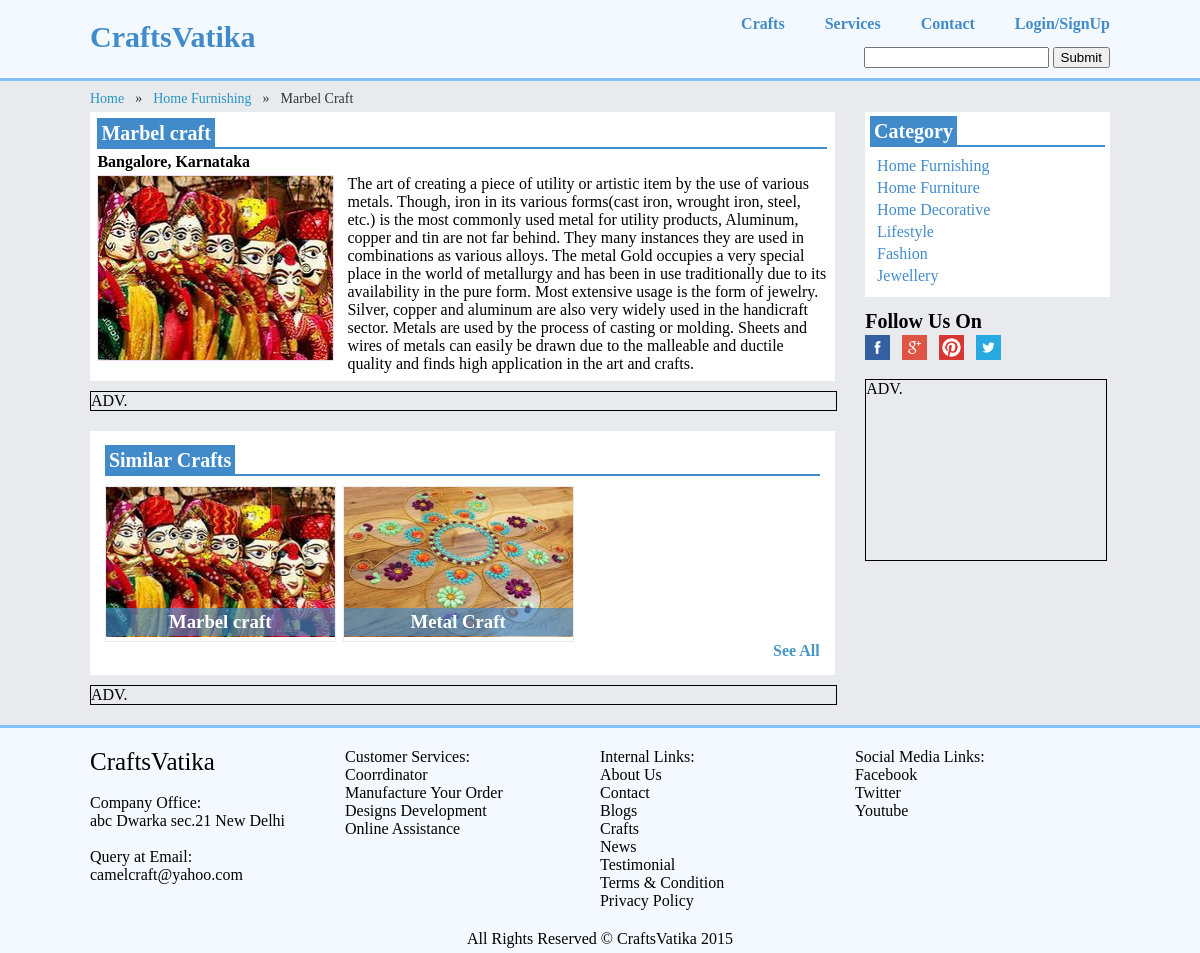
The page /craft.php?id=2 on the database its author committed.
### tables this page shows
create table craft(
craftId integer primary key,
craftName varchar(255) not null,
craftCity varchar(255),
craftState varchar(255),
craftDescription varchar(58000) not null,
craftPicture varchar(250),
craftType varchar(250) not null,
craftPopularityIndex integer not null,
craftIsDeleted varchar(1) not null,
craftRowTimeStamp  timestamp not null
);

### craft.php (the view, shortened to what this page needs)
<?php
if(isset($_GET['id'])){
	$craftId=$_GET['id'];
}
?>
<!DOCTYPE html>
<html xmlns="http://www.w3.org/1999/xhtml">
<head>
<link rel="stylesheet" href="css/styles.css" type="text/css" />
<link rel = 'stylesheet' type = 'text/css' href = 'css/jquery-ui-1.10.4.custom.css' />
</head>
<body>
	<?php
		include('include/header.php');
		$sql = "select * from craft where craftId=$craftId and craftIsdeleted = 'N'";
		$result = mysql_query($sql) or die(header('Location: 404-page-not-found.html'));
		$row = mysql_fetch_array($result);
	?>
	<div class="bodyWrapper">
		<div class='breadcrumb_navigation'>
			<ul class="breadcrums-wrapper-list">
				<li class="breadcrums-first">
					<a href="index.php">Home</a>
					<span> » </span>
				</li>
				<li>
					<a href="category.php?category=<?php echo $row[6] ?>"> <?php echo $row[6] ?></a>
					<span> » </span>
				</li>
				<li>
					<span><?php echo $row[1] ?></span>
				</li>
			</ul>
		</div>
		<div class='craft_left_side'>
			<div class='craft_content_box'>
			<?php
				echo "<h2 class='craft_heading'><span>".$row[1]."</span></h2>";
				echo "<div class='craft_content'>";
					echo "<h4>".$row[2].", ".$row[3]."</h4>";
					echo "<div class='craft_image'><img src='img/craft/".$row[5]."'/></div>";
					echo "<div class='craft_description'>".$row[4]."</div>";
				echo "</div>";
			?>
			</div>
			<div class="one_line_adv">
				ADV.
			</div>
			<div class='related_craft'>
				<h2><a class="heading_link" href="crafts.php"> Similar Crafts </a></h2>
				<?php
				$sql="select * from craft where craftIsDeleted = 'N' and craftType = '" . $row[6] . "' order by craftPopularityIndex desc LIMIT 6";
				$result=mysql_query($sql);
				while($row_similar = mysql_fetch_array($result)){
				echo "<div class='top_crafts_box'>";
					echo "<img width='100%' height='150px' src='img/craft/". $row_similar['craftPicture'] ."'/>";
					echo "<h3><a class='heading_link' href='craft.php?id=".$row_similar['craftId']."'>". $row_similar['craftName'] ."</a></h3>";
				echo "</div>";
				}
				?>
				<div class="see_all_crafts"><a href='category.php?category=<?php echo $row[6] ?>'>See All</a></div>
			</div>
			<div class="craft_adv_bottom">
				ADV.
			</div>
		</div>
		<div class='craft_right_side'>
			<div class="craft_types_list">
				<h2><a class="heading_link" href="events.php"> Category </a></h2>
				<div class="craft_types_link">
				<?php
				$sql="select distinct craftType from craft where craftIsDeleted = 'N'";
				$result=mysql_query($sql);
				while($row = mysql_fetch_array($result)){
					echo "<a href='category.php?category=". $row['craftType'] ."'>" . $row['craftType'] . "</a>" ;
				}
				?>
				</div>
			</div>
			<div class="follow_us_on">
				<h2> Follow Us On </h2>
				<div class="follow_us_content">
					<img width='25px' height='25px' src='img/social-media/fb.png'/>&nbsp;&nbsp;
					<img width='25px' height='25px' src='img/social-media/gplus.png'/>&nbsp;&nbsp;
					<img width='25px' height='25px' src='img/social-media/pintrest.png'/>&nbsp;&nbsp;
					<img width='25px' height='25px' src='img/social-media/tweetr.png'/>&nbsp;&nbsp;
				</div>
			</div>
			<div class="craft_adv_right">
				ADV.
			</div>
		</div>
	</div>
	<?php
		include('include/footer.php');
	?>
</body>
</html>

### include/header.php (shortened to what this page needs)
<div class="headerWrapper">
	<div class="headerTopWrapper">
		<div class="floatLeft logo_wrapper">
			CraftsVatika
		</div>
		<div class="floatRight">
			<ul class="menu_ulist">
				<li><a href="crafts.php">Crafts</a></li>
				<li><a href="services.php">Services</a></li>
				<li><a href="contact.php">Contact</a></li>
				<li><a href="#">Login/SignUp</a></li>
			</ul>
			<div class="searchWrapper">
				<form action='search.php' method='POST' name='search' id='search'>
					<input id='search_box' name='search_box' class='search_box'></input>
					<input id='submit' name='submit' value='Submit' type='submit'/>
				</form>
			</div>
		</div>
	</div>
</div>

### include/footer.php
<div class="footerWrapper">
	<div class="footerTopWrapper">
		<div class="footerquarter">
			<span>CraftsVatika</span>
			<ul>
				<li>&nbsp;</li>
				<li>Company Office:</li>
				<li>abc Dwarka sec.21 New Delhi </li>
				<li>&nbsp;</li>
				<li>Query at Email: camelcraft@yahoo.com</li>
			</ul>
		</div>
		<div class="footerquarter">
			<ul>
				<li>Customer Services:</li>
				<li>Coorrdinator</li>
				<li>Manufacture Your Order</li>
				<li>Designs Development</li>
				<li>Online Assistance</li>
			</ul>
		</div>
		<div class="footerquarter">
			<ul>
				<li>Internal Links:</li>
				<li><a href="about.php">About Us</a></li>
				<li>Contact</li>
				<li>Blogs</li>
				<li>Crafts</li>
				<li>News</li>
				<li><a href="testimonial.php">Testimonial</a></li>
				<li><a href="termAndCondition.php">Terms & Condition</a></li>
				<li><a href="privacyPolicy.php">Privacy Policy</a></li>
			</ul>
		</div>
		<div class="footerquarter">
			<ul>
				<li>Social Media Links:</li>
				<li>Facebook</li>
				<li>Twitter</li>
				<li>Youtube</li>
			</ul>
		</div>
		<div class="footerCopyRight">
			All Rights Reserved &copy; CraftsVatika 2015
		</div>
	</div>
</div>

### rows shown on the page
craft: craftType "Home Furnishing", craftName "Marbel Craft", craftName "Marbel craft", craftCity "Bangalore", craftState "Karnataka", craftPicture (picture), craftDescription "The art of creating a piece of utility or artistic item by the use of various metals. Though, iron in its various forms(cast iron, wrought iron, steel, etc.) is the most commonly used metal for utility products, Aluminum, copper and tin are not far behind. They many instances they are used in combinations as various alloys. The metal Gold occupies a very special place in the world of metallurgy and has been in use traditionally due to its availability in the pure form. Most extensive usage is the form of jewelry. Silver, copper and aluminum are also very widely used in the handicraft sector. Metals are used by the process of casting or molding. Sheets and wires of metals can easily be drawn…"
craft: craftPicture (picture), craftName "Metal Craft"

### other values the page prints
$row['craftType'] "Home Furnishing"
$row['craftType'] "Home Furniture"
$row['craftType'] "Home Decorative"
$row['craftType'] "Lifestyle"
$row['craftType'] "Fashion"
$row['craftType'] "Jewellery"
